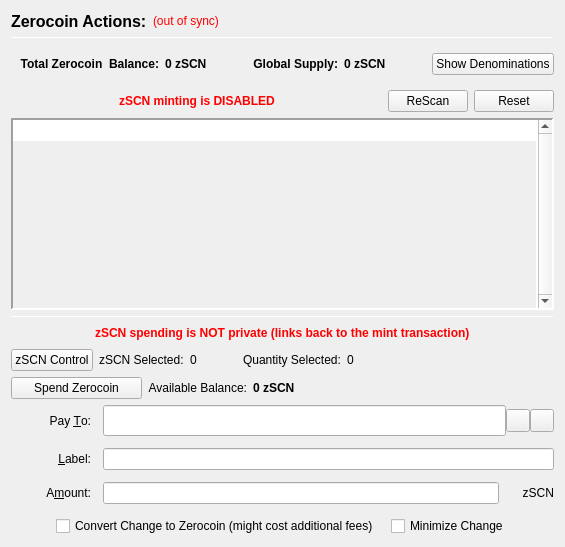
                  <widget class="QFrame" name="verticalFrameLeft">
                   <layout class="QVBoxLayout" name="verticalLayout_2">
                    <item>
                     <layout class="QVBoxLayout" name="verticalLayout_3">
                      <item>
                       <layout class="QHBoxLayout" name="horizontalLayout_3">
                        <item>
                         <widget class="QLabel" name="labelzSC2Actions">
                          <property name="font">
                           <font>
                            <pointsize>12</pointsize>
                            <weight>75</weight>
                            <bold>true</bold>
                           </font>
                          </property>
                          <property name="text">
                           <string>Zerocoin Actions:</string>
                          </property>
                          <property name="alignment">
                           <set>Qt::AlignLeading|Qt::AlignLeft|Qt::AlignVCenter</set>
                          </property>
                         </widget>
                        </item>
                        <item>
                         <widget class="QLabel" name="labelzSC2SyncStatus">
                          <property name="toolTip">
                           <string>The displayed information may be out of date. Your wallet automatically synchronizes with the SecureCloud2 network after a connection is established, but this process has not completed yet.</string>
                          </property>
                          <property name="styleSheet">
                           <string notr="true">QLabel { color: red; }</string>
                          </property>
                          <property name="text">
                           <string notr="true">(out of sync)</string>
                          </property>
                          <property name="alignment">
                           <set>Qt::AlignLeading|Qt::AlignLeft|Qt::AlignVCenter</set>
                          </property>
                         </widget>
                        </item>
                        <item>
                         <spacer name="horizontalSpacer">
                          <property name="orientation">
                           <enum>Qt::Horizontal</enum>
                          </property>
                          <property name="sizeHint" stdset="0">
                           <size>
                            <width>40</width>
                            <height>20</height>
                           </size>
                          </property>
                         </spacer>
                        </item>
                       </layout>
                      </item>
                      <item>
                       <widget class="Line" name="lineUpperLeft">
                        <property name="minimumSize">
                         <size>
                          <width>0</width>
                          <height>1</height>
                         </size>
                        </property>
                        <property name="maximumSize">
                         <size>
                          <width>16777215</width>
                          <height>1</height>
                         </size>
                        </property>
                        <property name="frameShadow">
                         <enum>QFrame::Sunken</enum>
                        </property>
                        <property name="orientation">
                         <enum>Qt::Horizontal</enum>
                        </property>
                       </widget>
                      </item>
                      <item>
                       <widget class="QFrame" name="balanceSupplyFrame">
                        <layout class="QHBoxLayout" name="horizontalLayout_2" stretch="0,0,0,1,0">
                         <property name="rightMargin">
                          <number>0</number>
                         </property>
                         <item>
                          <layout class="QHBoxLayout" name="horizontalLayout_34">
                           <item>
                            <widget class="QLabel" name="labelzAvailableText_3">
                             <property name="font">
                              <font>
                               <weight>75</weight>
                               <bold>true</bold>
                              </font>
                             </property>
                             <property name="toolTip">
                              <string>Total Balance including unconfirmed and immature zSCN</string>
                             </property>
                             <property name="text">
                              <string>Total Zerocoin  Balance:</string>
                             </property>
                             <property name="alignment">
                              <set>Qt::AlignRight|Qt::AlignTrailing|Qt::AlignVCenter</set>
                             </property>
                            </widget>
                           </item>
                           <item>
                            <widget class="QLabel" name="labelzAvailableAmount_4">
                             <property name="minimumSize">
                              <size>
                               <width>40</width>
                               <height>0</height>
                              </size>
                             </property>
                             <property name="font">
                              <font>
                               <weight>75</weight>
                               <bold>true</bold>
                              </font>
                             </property>
                             <property name="toolTip">
                              <string>Total Balance including unconfirmed and immature zSCN</string>
                             </property>
                             <property name="text">
                              <string>0 zSCN</string>
                             </property>
                             <property name="alignment">
                              <set>Qt::AlignLeading|Qt::AlignLeft|Qt::AlignVCenter</set>
                             </property>
                            </widget>
                           </item>
                          </layout>
                         </item>
                         <item>
                          <spacer name="horizontalSpacer_32">
                           <property name="orientation">
                            <enum>Qt::Horizontal</enum>
                           </property>
                           <property name="sizeHint" stdset="0">
                            <size>
                             <width>40</width>
                             <height>20</height>
                            </size>
                           </property>
                          </spacer>
                         </item>
                         <item>
                          <layout class="QHBoxLayout" name="horizontalLayout_35">
                           <item>
                            <widget class="QLabel" name="labelZsupplyText_2">
                             <property name="font">
                              <font>
                               <weight>75</weight>
                               <bold>true</bold>
                              </font>
                             </property>
                             <property name="text">
                              <string>Global Supply:</string>
                             </property>
                             <property name="alignment">
                              <set>Qt::AlignRight|Qt::AlignTrailing|Qt::AlignVCenter</set>
                             </property>
                            </widget>
                           </item>
                           <item>
                            <widget class="QLabel" name="labelZsupplyAmount_2">
                             <property name="font">
                              <font>
                               <weight>75</weight>
                               <bold>true</bold>
                              </font>
                             </property>
                             <property name="text">
                              <string>0 zSCN</string>
                             </property>
                            </widget>
                           </item>
                          </layout>
                         </item>
                         <item>
                          <spacer name="horizontalSpacer_31">
                           <property name="orientation">
                            <enum>Qt::Horizontal</enum>
                           </property>
                           <property name="sizeHint" stdset="0">
                            <size>
                             <width>40</width>
                             <height>20</height>
                            </size>
                           </property>
                          </spacer>
                         </item>
                         <item>
                          <widget class="QPushButton" name="pushButtonShowDenoms">
                           <property name="toolTip">
                            <string>Show zSCN denominations list</string>
                           </property>
                           <property name="text">
                            <string>Show Denominations</string>
                           </property>
                          </widget>
                         </item>
                        </layout>
                       </widget>
                      </item>
                      <item>
                       <layout class="QHBoxLayout" name="horizontalLayout_4">
                        <item>
                         <spacer name="horizontalSpacer_2">
                          <property name="orientation">
                           <enum>Qt::Horizontal</enum>
                          </property>
                          <property name="sizeHint" stdset="0">
                           <size>
                            <width>40</width>
                            <height>20</height>
                           </size>
                          </property>
                         </spacer>
                        </item>
                        <item>
                         <widget class="QLabel" name="label">
                          <property name="styleSheet">
                           <string notr="true">color: red;
font-weight: bold;</string>
                          </property>
                          <property name="text">
                           <string>zSCN minting is DISABLED</string>
                          </property>
                         </widget>
                        </item>
                        <item>
                         <spacer name="horizontalSpacer_3">
                          <property name="orientation">
                           <enum>Qt::Horizontal</enum>
                          </property>
                          <property name="sizeHint" stdset="0">
                           <size>
                            <width>40</width>
                            <height>20</height>
                           </size>
                          </property>
                         </spacer>
                        </item>
                        <item>
                         <widget class="QPushButton" name="pushButtonMintReset">
                          <property name="maximumSize">
                           <size>
                            <width>80</width>
                            <height>16777215</height>
                           </size>
                          </property>
                          <property name="toolTip">
                           <string>Rescan the complete blockchain for  Zerocoin mints and their meta-data.</string>
                          </property>
                          <property name="text">
                           <string>ReScan</string>
                          </property>
                         </widget>
                        </item>
                        <item>
                         <widget class="QPushButton" name="pushButtonSpentReset">
                          <property name="maximumSize">
                           <size>
                            <width>80</width>
                            <height>16777215</height>
                           </size>
                          </property>
                          <property name="toolTip">
                           <string>Reset Zerocoin Wallet DB. Deletes transactions that did not make it into the blockchain.</string>
                          </property>
                          <property name="text">
                           <string>Reset</string>
                          </property>
                         </widget>
                        </item>
                       </layout>
                      </item>
                      <item>
                       <widget class="QPlainTextEdit" name="TEMintStatus">
                        <property name="font">
                         <font>
                          <pointsize>8</pointsize>
                         </font>
                        </property>
                        <property name="toolTip">
                         <string>Status and/or Mesages from the last Mint Action.</string>
                        </property>
                        <property name="frameShape">
                         <enum>QFrame::Panel</enum>
                        </property>
                        <property name="frameShadow">
                         <enum>QFrame::Sunken</enum>
                        </property>
                        <property name="lineWidth">
                         <number>2</number>
                        </property>
                        <property name="midLineWidth">
                         <number>2</number>
                        </property>
                        <property name="verticalScrollBarPolicy">
                         <enum>Qt::ScrollBarAlwaysOn</enum>
                        </property>
                        <property name="horizontalScrollBarPolicy">
                         <enum>Qt::ScrollBarAlwaysOff</enum>
                        </property>
                        <property name="readOnly">
                         <bool>true</bool>
                        </property>
                        <property name="plainText">
                         <string notr="true"/>
                        </property>
                        <property name="backgroundVisible">
                         <bool>true</bool>
                        </property>
                       </widget>
                      </item>
                      <item>
                       <widget class="Line" name="line">
                        <property name="minimumSize">
                         <size>
                          <width>0</width>
                          <height>1</height>
                         </size>
                        </property>
                        <property name="maximumSize">
                         <size>
                          <width>16777215</width>
                          <height>1</height>
                         </size>
                        </property>
                        <property name="orientation">
                         <enum>Qt::Horizontal</enum>
                        </property>
                       </widget>
                      </item>
                      <item>
                       <layout class="QHBoxLayout" name="horizontalLayout_7">
                        <item>
                         <spacer name="horizontalSpacer_18">
                          <property name="orientation">
                           <enum>Qt::Horizontal</enum>
                          </property>
                          <property name="sizeHint" stdset="0">
                           <size>
                            <width>40</width>
                            <height>20</height>
                           </size>
                          </property>
                         </spacer>
                        </item>
                        <item>
                         <widget class="QLabel" name="label_2">
                          <property name="styleSheet">
                           <string notr="true">color: red;
font-weight: bold;</string>
                          </property>
                          <property name="text">
                           <string>zSCN spending is NOT private (links back to the mint transaction)</string>
                          </property>
                         </widget>
                        </item>
                        <item>
                         <spacer name="horizontalSpacer_30">
                          <property name="orientation">
                           <enum>Qt::Horizontal</enum>
                          </property>
                          <property name="sizeHint" stdset="0">
                           <size>
                            <width>40</width>
                            <height>20</height>
                           </size>
                          </property>
                         </spacer>
                        </item>
                       </layout>
                      </item>
                      <item>
                       <layout class="QHBoxLayout" name="horizontalLayout_24">
                        <property name="leftMargin">
                         <number>0</number>
                        </property>
                        <property name="bottomMargin">
                         <number>0</number>
                        </property>
                        <item>
                         <widget class="QPushButton" name="pushButtonZPivControl">
                          <property name="text">
                           <string>zSCN Control</string>
                          </property>
                         </widget>
                        </item>
                        <item>
                         <widget class="QLabel" name="labelzPivSelected">
                          <property name="text">
                           <string>zSCN Selected:</string>
                          </property>
                         </widget>
                        </item>
                        <item>
                         <widget class="QLabel" name="labelzPivSelected_int">
                          <property name="text">
                           <string>0</string>
                          </property>
                         </widget>
                        </item>
                        <item>
                         <spacer name="horizontalSpacer_17">
                          <property name="orientation">
                           <enum>Qt::Horizontal</enum>
                          </property>
                          <property name="sizeType">
                           <enum>QSizePolicy::Fixed</enum>
                          </property>
                          <property name="sizeHint" stdset="0">
                           <size>
                            <width>40</width>
                            <height>20</height>
                           </size>
                          </property>
                         </spacer>
                        </item>
                        <item>
                         <widget class="QLabel" name="labelQuantitySelected">
                          <property name="text">
                           <string>Quantity Selected:</string>
                          </property>
                         </widget>
                        </item>
                        <item>
                         <widget class="QLabel" name="labelQuantitySelected_int">
                          <property name="text">
                           <string>0</string>
                          </property>
                         </widget>
                        </item>
                        <item>
                         <spacer name="horizontalSpacer_19">
                          <property name="orientation">
                           <enum>Qt::Horizontal</enum>
                          </property>
                          <property name="sizeHint" stdset="0">
                           <size>
                            <width>40</width>
                            <height>20</height>
                           </size>
                          </property>
                         </spacer>
                        </item>
                       </layout>
                      </item>
                      <item>
                       <layout class="QHBoxLayout" name="horizontalLayout_6">
                        <item>
                         <widget class="QPushButton" name="pushButtonSpendzSC2">
                          <property name="minimumSize">
                           <size>
                            <width>131</width>
                            <height>0</height>
                           </size>
                          </property>
                          <property name="toolTip">
                           <string>Spend Zerocoin. Without 'Pay To:' address creates payments to yourself.</string>
                          </property>
                          <property name="text">
                           <string>Spend Zerocoin</string>
                          </property>
                         </widget>
                        </item>
                        <item>
                         <widget class="QLabel" name="labelzSC2BalanceText">
                          <property name="toolTip">
                           <string>Available (mature and spendable) zSCN for spending</string>
                          </property>
                          <property name="text">
                           <string>Available Balance:</string>
                          </property>
                          <property name="alignment">
                           <set>Qt::AlignRight|Qt::AlignTrailing|Qt::AlignVCenter</set>
                          </property>
                         </widget>
                        </item>
                        <item>
                         <widget class="QLabel" name="labelzAvailableAmount_2">
                          <property name="font">
                           <font>
                            <weight>75</weight>
                            <bold>true</bold>
                           </font>
                          </property>
                          <property name="toolTip">
                           <string>Available (mature and spendable) zSCN for spending

zSCN are mature when they have more than 20 confirmations AND more than 2 mints of the same denomination after them were minted</string>
                          </property>
                          <property name="text">
                           <string>0 zSCN</string>
                          </property>
                          <property name="alignment">
                           <set>Qt::AlignLeading|Qt::AlignLeft|Qt::AlignVCenter</set>
                          </property>
                         </widget>
                        </item>
                        <item>
                         <spacer name="horizontalSpacer_4">
                          <property name="orientation">
                           <enum>Qt::Horizontal</enum>
                          </property>
                          <property name="sizeHint" stdset="0">
                           <size>
                            <width>40</width>
                            <height>20</height>
                           </size>
                          </property>
                         </spacer>
                        </item>
                       </layout>
                      </item>
                      <item>
                       <layout class="QGridLayout" name="gridLayout_7">
                        <property name="spacing">
                         <number>12</number>
                        </property>
                        <item row="0" column="0">
                         <widget class="QLabel" name="payToLabel">
                          <property name="minimumSize">
                           <size>
                            <width>80</width>
                            <height>0</height>
                           </size>
                          </property>
                          <property name="text">
                           <string>Pay &amp;To:</string>
                          </property>
                          <property name="alignment">
                           <set>Qt::AlignRight|Qt::AlignTrailing|Qt::AlignVCenter</set>
                          </property>
                          <property name="buddy">
                           <cstring>payTo</cstring>
                          </property>
                         </widget>
                        </item>
                        <item row="0" column="1">
                         <layout class="QHBoxLayout" name="payToLayout">
                          <property name="spacing">
                           <number>0</number>
                          </property>
                          <item>
                           <widget class="QValidatedLineEdit" name="payTo">
                            <property name="enabled">
                             <bool>true</bool>
                            </property>
                            <property name="minimumSize">
                             <size>
                              <width>0</width>
                              <height>31</height>
                             </size>
                            </property>
                            <property name="toolTip">
                             <string>The SecureCloud2 address to send the payment to. Creates local payment to yourself when empty.</string>
                            </property>
                           </widget>
                          </item>
                          <item>
                           <widget class="QToolButton" name="addressBookButton">
                            <property name="toolTip">
                             <string>Choose previously used address</string>
                            </property>
                            <property name="text">
                             <string/>
                            </property>
                            <property name="icon">
                             <iconset resource="../securecloud2.qrc">
                              <normaloff>:/icons/address-book</normaloff>:/icons/address-book</iconset>
                            </property>
                            <property name="shortcut">
                             <string>Alt+A</string>
                            </property>
                           </widget>
                          </item>
                          <item>
                           <widget class="QToolButton" name="pasteButton">
                            <property name="toolTip">
                             <string>Paste address from clipboard</string>
                            </property>
                            <property name="text">
                             <string/>
                            </property>
                            <property name="icon">
                             <iconset resource="../securecloud2.qrc">
                              <normaloff>:/icons/editpaste</normaloff>:/icons/editpaste</iconset>
                            </property>
                            <property name="shortcut">
                             <string>Alt+P</string>
                            </property>
                           </widget>
                          </item>
                         </layout>
                        </item>
                        <item row="1" column="0">
                         <widget class="QLabel" name="labelLabel">
                          <property name="minimumSize">
                           <size>
                            <width>80</width>
                            <height>0</height>
                           </size>
                          </property>
                          <property name="text">
                           <string>&amp;Label:</string>
                          </property>
                          <property name="alignment">
                           <set>Qt::AlignRight|Qt::AlignTrailing|Qt::AlignVCenter</set>
                          </property>
                          <property name="buddy">
                           <cstring>addAsLabel</cstring>
                          </property>
                         </widget>
                        </item>
                        <item row="1" column="1">
                         <widget class="QLineEdit" name="addAsLabel">
                          <property name="toolTip">
                           <string>Enter a label for this address to add it to the list of used addresses</string>
                          </property>
                         </widget>
                        </item>
                        <item row="2" column="0">
                         <widget class="QLabel" name="amountLabel">
                          <property name="minimumSize">
                           <size>
                            <width>80</width>
                            <height>0</height>
                           </size>
                          </property>
                          <property name="text">
                           <string>A&amp;mount:</string>
                          </property>
                          <property name="alignment">
                           <set>Qt::AlignRight|Qt::AlignTrailing|Qt::AlignVCenter</set>
                          </property>
                          <property name="buddy">
                           <cstring>zSC2payAmount</cstring>
                          </property>
                         </widget>
                        </item>
                        <item row="2" column="1">
                         <layout class="QHBoxLayout" name="horizontalLayout_9">
                          <property name="spacing">
                           <number>0</number>
                          </property>
                          <item>
                           <widget class="QLineEdit" name="zSC2payAmount"/>
                          </item>
                          <item>
                           <widget class="QLabel" name="labelzSC2">
                            <property name="minimumSize">
                             <size>
                              <width>55</width>
                              <height>0</height>
                             </size>
                            </property>
                            <property name="text">
                             <string>zSCN</string>
                            </property>
                            <property name="alignment">
                             <set>Qt::AlignRight|Qt::AlignTrailing|Qt::AlignVCenter</set>
                            </property>
                           </widget>
                          </item>
                         </layout>
                        </item>
                        <item row="3" column="0" colspan="2">
                         <layout class="QHBoxLayout" name="horizontalLayout_10">
                          <item>
                           <spacer name="horizontalSpacer_5">
                            <property name="orientation">
                             <enum>Qt::Horizontal</enum>
                            </property>
                            <property name="sizeHint" stdset="0">
                             <size>
                              <width>40</width>
                              <height>20</height>
                             </size>
                            </property>
                           </spacer>
                          </item>
                          <item>
                           <widget class="QCheckBox" name="checkBoxMintChange">
                            <property name="sizePolicy">
                             <sizepolicy hsizetype="MinimumExpanding" vsizetype="Fixed">
                              <horstretch>0</horstretch>
                              <verstretch>0</verstretch>
                             </sizepolicy>
                            </property>
                            <property name="layoutDirection">
                             <enum>Qt::LeftToRight</enum>
                            </property>
                            <property name="text">
                             <string>Convert Change to Zerocoin (might cost additional fees)</string>
                            </property>
                           </widget>
                          </item>
                          <item>
                           <widget class="QCheckBox" name="checkBoxMinimizeChange">
                            <property name="toolTip">
                             <string>If checked, the wallet tries to minimize the returning change instead of minimizing the number of spent denominations.</string>
                            </property>
                            <property name="text">
                             <string>Minimize Change</string>
                            </property>
                           </widget>
                          </item>
                          <item>
                           <spacer name="horizontalSpacer_6">
                            <property name="orientation">
                             <enum>Qt::Horizontal</enum>
                            </property>
                            <property name="sizeHint" stdset="0">
                             <size>
                              <width>40</width>
                              <height>20</height>
                             </size>
                            </property>
                           </spacer>
                          </item>
                         </layout>
                        </item>
                       </layout>
                      </item>
                     </layout>
                    </item>
                   </layout>
                  </widget>
